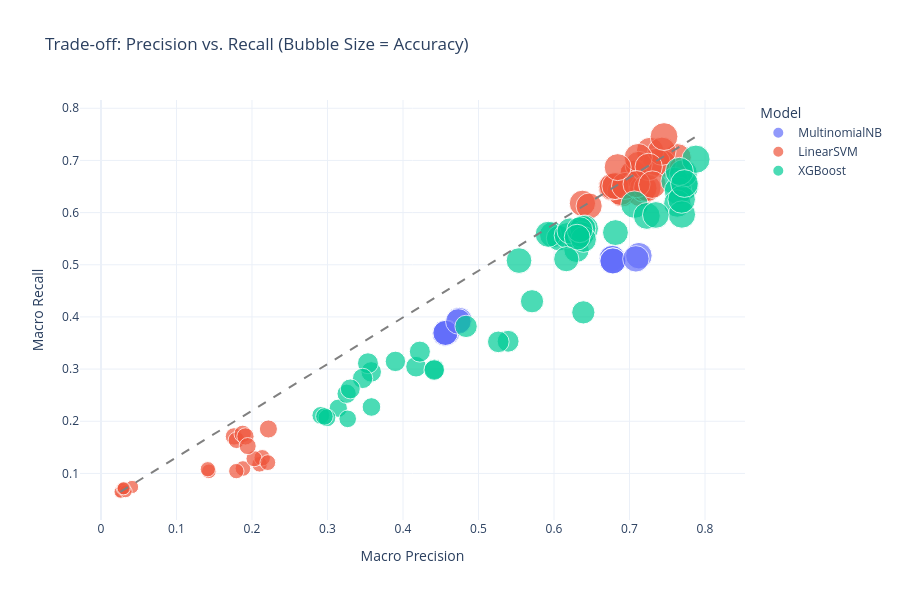

This figure's notebook cell:
### Code cell
# CELL 3: Precision vs. Recall Trade-off (Interactive)
import plotly.express as px

fig = px.scatter(
    results_df,
    x="Macro Precision",
    y="Macro Recall",
    color="Model",
    size="Accuracy",
    hover_data=["Dataset", "Feature", "Macro F1"],
    title="Trade-off: Precision vs. Recall (Bubble Size = Accuracy)",
    labels={
        "Macro Precision": "Macro Precision",
        "Macro Recall": "Macro Recall"
    },
    template="plotly_white"
)

# Add a diagonal line indicating perfect balance
fig.add_shape(
    type="line", line=dict(dash="dash", color="gray"),
    x0=results_df["Macro Precision"].min(), y0=results_df["Macro Recall"].min(),
    x1=results_df["Macro Precision"].max(), y1=results_df["Macro Recall"].max()
)

fig.update_layout(height=600, width=900)
fig.show()

### Figure 1 — Plotly figure (JSON) as saved in the notebook; plotly's stock layout.template omitted (floating-point values rounded to 4 significant figures; data arrays with more than 128 entries replaced by an {"elided": "..."} marker saying what was removed)
{"data": [{"customdata": [["Original (raw)", "BoW", 0.5451], ["Original (raw)", "TF-IDF", 0.38], ["pyarabic aggressive preprocessed", "BoW", 0.557], ["pyarabic aggressive preprocessed", "TF-IDF", 0.4071], ["pyarabic hamza only preprocessed", "BoW", 0.5455], ["pyarabic hamza only preprocessed", "TF-IDF", 0.3795], ["pyarabic hamza tashkeel preprocessed", "BoW", 0.5393], ["pyarabic hamza tashkeel preprocessed", "TF-IDF", 0.3778], ["pyarabic punctuation only preprocessed", "BoW", 0.5392], ["pyarabic punctuation only preprocessed", "TF-IDF", 0.379], ["pyarabic tashkeel tatweel preprocessed", "BoW", 0.5393], ["pyarabic tashkeel tatweel preprocessed", "TF-IDF", 0.379], ["regex aggressive preprocessed", "BoW", 0.5481], ["regex aggressive preprocessed", "TF-IDF", 0.4047]], "hovertemplate": "Model=MultinomialNB<br>Macro Precision=%{x}<br>Macro Recall=%{y}<br>Accuracy=%{marker.size}<br>Dataset=%{customdata[0]}<br>Feature=%{customdata[1]}<br>Macro F1=%{customdata[2]}<extra></extra>", "legendgroup": "MultinomialNB", "marker": {"color": "#636efa", "size": [0.6667, 0.6267, 0.6916, 0.6437, 0.6677, 0.6257, 0.6687, 0.6218, 0.6677, 0.6238, 0.6687, 0.6238, 0.6886, 0.6427], "sizemode": "area", "sizeref": 0.001964, "symbol": "circle"}, "mode": "markers", "name": "MultinomialNB", "orientation": "v", "showlegend": true, "type": "scatter", "x": [0.6768, 0.4584, 0.7125, 0.4746, 0.6772, 0.4582, 0.6779, 0.4552, 0.6781, 0.4562, 0.678, 0.4563, 0.7085, 0.4732], "xaxis": "x", "y": [0.5118, 0.3702, 0.5174, 0.3938, 0.5123, 0.3695, 0.5074, 0.368, 0.507, 0.3694, 0.5074, 0.3694, 0.5113, 0.3912], "yaxis": "y"}, {"customdata": {"elided": "49x3 mixed values"}, "hovertemplate": "Model=LinearSVM<br>Macro Precision=%{x}<br>Macro Recall=%{y}<br>Accuracy=%{marker.size}<br>Dataset=%{customdata[0]}<br>Feature=%{customdata[1]}<br>Macro F1=%{customdata[2]}<extra></extra>", "legendgroup": "LinearSVM", "marker": {"color": "#EF553B", "size": [0.7146, 0.7355, 0.2994, 0.2395, 0.1727, 0.7615, 0.7555, 0.7255, 0.7345, 0.2675, 0.2395, 0.1587, 0.7425, 0.6806, 0.7156, 0.7375, 0.3214, 0.2575, 0.1627, 0.7485, 0.7325, 0.7146, 0.7395, 0.2774, 0.2116, 0.1567, 0.7854, 0.7295, 0.7146, 0.7385, 0.2974, 0.2465, 0.1597, 0.7615, 0.7255, 0.7156, 0.7395, 0.2934, 0.2285, 0.1697, 0.7754, 0.7375, 0.7255, 0.7465, 0.2854, 0.2325, 0.1707, 0.7156, 0.6717], "sizemode": "area", "sizeref": 0.001964, "symbol": "circle"}, "mode": "markers", "name": "LinearSVM", "orientation": "v", "showlegend": true, "type": "scatter", "x": [0.6898, 0.6901, 0.1762, 0.21, 0.04113, 0.7634, 0.7436, 0.7034, 0.7142, 0.2135, 0.188, 0.02675, 0.7273, 0.6376, 0.6764, 0.6883, 0.2217, 0.2028, 0.02829, 0.7357, 0.7055, 0.6778, 0.718, 0.1795, 0.1429, 0.02559, 0.7429, 0.7052, 0.6812, 0.7184, 0.1877, 0.2209, 0.03283, 0.7457, 0.712, 0.6941, 0.7236, 0.1913, 0.1415, 0.02907, 0.7115, 0.7254, 0.7093, 0.7303, 0.1943, 0.1792, 0.03021, 0.6843, 0.6465], "xaxis": "x", "y": [0.6488, 0.637, 0.1709, 0.1175, 0.074, 0.7056, 0.6938, 0.6529, 0.6374, 0.1299, 0.1094, 0.06519, 0.718, 0.6178, 0.6488, 0.6398, 0.1852, 0.1282, 0.06852, 0.6967, 0.6743, 0.6502, 0.6468, 0.1637, 0.104, 0.06448, 0.7176, 0.6744, 0.6509, 0.6467, 0.1758, 0.1207, 0.0656, 0.7457, 0.6914, 0.6511, 0.6473, 0.1709, 0.108, 0.07106, 0.7056, 0.6876, 0.6545, 0.6536, 0.1524, 0.1044, 0.07143, 0.6871, 0.6126], "yaxis": "y"}, {"customdata": {"elided": "49x3 mixed values"}, "hovertemplate": "Model=XGBoost<br>Macro Precision=%{x}<br>Macro Recall=%{y}<br>Accuracy=%{marker.size}<br>Dataset=%{customdata[0]}<br>Feature=%{customdata[1]}<br>Macro F1=%{customdata[2]}<extra></extra>", "legendgroup": "XGBoost", "marker": {"color": "#00cc96", "size": [0.6707, 0.6427, 0.4202, 0.4142, 0.3283, 0.7575, 0.7425, 0.6487, 0.6347, 0.4701, 0.5289, 0.3124, 0.7525, 0.7096, 0.6687, 0.6517, 0.4301, 0.4072, 0.3114, 0.7525, 0.7305, 0.6687, 0.6527, 0.4351, 0.4112, 0.3044, 0.7715, 0.7385, 0.6677, 0.6527, 0.492, 0.4152, 0.3663, 0.7854, 0.7375, 0.6647, 0.6577, 0.4102, 0.3922, 0.3413, 0.7774, 0.7505, 0.6577, 0.6277, 0.4601, 0.5309, 0.3054, 0.7585, 0.7016], "sizemode": "area", "sizeref": 0.001964, "symbol": "circle"}, "mode": "markers", "name": "XGBoost", "orientation": "v", "showlegend": true, "type": "scatter", "x": [0.5981, 0.6068, 0.4173, 0.3579, 0.3143, 0.7729, 0.7066, 0.5537, 0.6298, 0.5392, 0.5709, 0.2912, 0.7599, 0.7229, 0.5924, 0.6172, 0.3536, 0.3465, 0.2993, 0.7643, 0.6409, 0.6212, 0.6361, 0.4223, 0.4418, 0.296, 0.7714, 0.7633, 0.6381, 0.6391, 0.4835, 0.4413, 0.3254, 0.788, 0.7694, 0.6342, 0.6307, 0.39, 0.3302, 0.3582, 0.7661, 0.7691, 0.6814, 0.6163, 0.5263, 0.6388, 0.3268, 0.7728, 0.7349], "xaxis": "x", "y": [0.5575, 0.5509, 0.3046, 0.2946, 0.225, 0.6495, 0.6152, 0.508, 0.5287, 0.3533, 0.43, 0.2113, 0.6603, 0.5936, 0.5584, 0.5561, 0.3112, 0.2821, 0.2066, 0.6418, 0.5693, 0.5649, 0.5578, 0.3335, 0.2995, 0.2091, 0.6749, 0.6173, 0.5698, 0.5485, 0.3819, 0.2981, 0.2527, 0.7023, 0.5963, 0.5672, 0.5528, 0.3147, 0.262, 0.2274, 0.679, 0.6251, 0.5616, 0.5108, 0.3522, 0.4087, 0.2046, 0.6557, 0.5955], "yaxis": "y"}], "layout": {"height": 600, "legend": {"itemsizing": "constant", "title": {"text": "Model"}, "tracegroupgap": 0}, "shapes": [{"line": {"color": "gray", "dash": "dash"}, "type": "line", "x0": 0.02559, "x1": 0.788, "y0": 0.06448, "y1": 0.7457}], "title": {"text": "Trade-off: Precision vs. Recall (Bubble Size = Accuracy)"}, "width": 900, "xaxis": {"anchor": "y", "domain": [0, 1], "title": {"text": "Macro Precision"}}, "yaxis": {"anchor": "x", "domain": [0, 1], "title": {"text": "Macro Recall"}}}}
